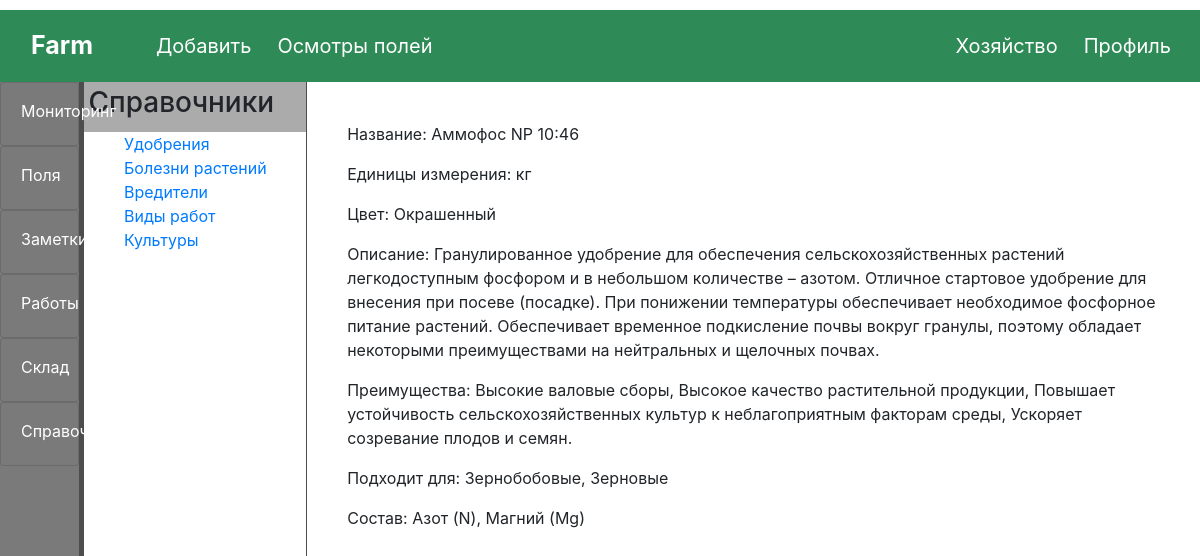
/handbook/ammofos-np-1046/, run on the app's committed database.
### handbook/models.py (models this page shows, shortened)
class Fertilizer(models.Model):
    UNIT_CHOICES = [
        ('кг', 'килограмм'),
        ('т', 'тонн'),
        ('г', 'грамм'),
    ]
    COLOR_CHOICES = [
        ('Не окрашенный', 'Нет',),
        ('Окрашенный', 'Да',),
    ]
    name = models.CharField('Название удобрения', max_length=128, db_index=True)
    slug = models.SlugField(max_length=128, unique=True)
    units = models.CharField(max_length=64, choices=UNIT_CHOICES)
    color = models.CharField(max_length=64, choices=COLOR_CHOICES)
    description = models.TextField()
    advantages = models.TextField()
    culture = models.ManyToManyField(CategoryCulture, verbose_name='Культура',
                                     related_name='fertilizer_cultures')
    compositions = models.ManyToManyField(ChemicalElement , verbose_name='Химический элемент',
                                          related_name='fertilizer_compositions')
    created = models.DateTimeField(auto_now_add=True)
    updated = models.DateTimeField(auto_now=True)
    post = models.BooleanField(default=False)
    class Meta:
        ordering = ('name',)
        verbose_name = 'Удобрение'
        verbose_name_plural = 'Удобрения'

class CategoryCulture(models.Model):
    name = models.CharField('Название культуры', max_length=64, db_index=True)
    slug = models.SlugField(max_length=64, unique=True)
    class Meta:
        ordering = ('name',)
        verbose_name = 'Тип культуры'
        verbose_name_plural = 'Типы культур'
    def __str__(self):
        return self.name

class ChemicalElement(models.Model):
    name = models.CharField('Название элемента', max_length=64, db_index=True)
    abbreviation = models.CharField('Аббревиатура элемента', max_length=12)
    slug = models.SlugField(max_length=64, unique=True)
    class Meta:
        ordering = ('name',)
        verbose_name = 'Химический элемент'
        verbose_name_plural = 'Химические элементы'

### handbook/views.py (the view)
# urls.py: path('<slug:slug>/', FertilizerDetail.as_view(), name='fertilizer_detail'),
class FertilizerDetail(DetailView):
    model = Fertilizer
    template_name = 'handbook/fertilizer_detail.html'
    context_object_name = 'fertilizer'

### handbook/templates/handbook/fertilizer_detail.html
{% extends "handbook/category_base.html" %}
{% load static %}
{%  block info %}
<p>Название: {{ fertilizer.name }}</p>
<p>Единицы измерения: {{ fertilizer.units }}</p>
<p>Цвет: {{ fertilizer.color }}</p>
<p>Описание: {{ fertilizer.description }}</p>
<p>Преимущества: {{ fertilizer.advantages }}</p>
<p>Подходит для: {% for culture in fertilizer.culture.all %}
    {{ culture }}{% if not forloop.last %}, {% endif %}
    {% endfor %}</p>
<p>Состав: {% for composition in fertilizer.compositions.all %}
    {{ composition.name }} ({{ composition.abbreviation }}){% if not forloop.last %}, {% endif %}
    {% endfor %} </p>
{% endblock %}

### farm/static/css/base/base.css (style rules this page uses)
body { padding-top: 10px; }

### data on the page
Fertilizer: name "Аммофос NP 10:46", units "кг", color "Окрашенный", description "Гранулированное удобрение для обеспечения сельскохозяйственных растений легкодоступным фосфором и в небольшом количестве – азотом. Отличное стартовое удобрение для внесения при посеве (посадке). При понижении температуры обеспечивает необходимое фосфорное питание растений. Обеспечивает временное подкисление почвы вокруг гранулы, поэтому обладает некоторыми преимуществами на нейтральных и щелочных почвах.", advantages "Высокие валовые сборы, Высокое качество растительной продукции, Повышает устойчивость сельскохозяйственных культур к неблагоприятным факторам среды, Ускоряет созревание плодов и семян."
CategoryCulture: name "Зернобобовые"
CategoryCulture: name "Зерновые"
ChemicalElement: name "Азот", abbreviation "N"
ChemicalElement: name "Магний", abbreviation "Mg"
